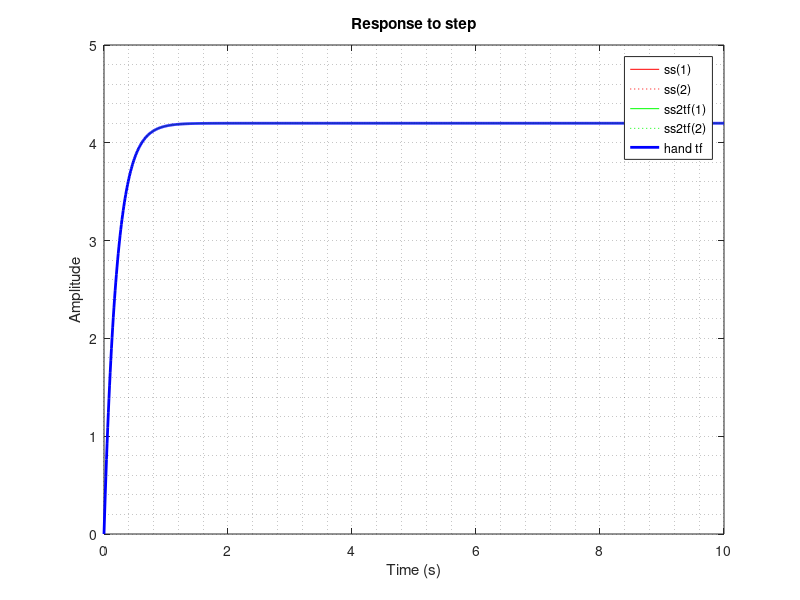

The MATLAB script that drew this image:
clc,clear
t = 0:0.01:10;
% system 1
A = [-5 0;
     0  -1];
B = [3;1];
C = [7 0];
D = 0;
sys_ss_1 = ss(A,B,C,D);
[NUM, DEN] = ss2tf(A,B,C,D);
sys_ss2tf_1 = tf(NUM, DEN);

% system 2
A = [-5 0;
     0  -1];
B = [3;0];
C = [7 3];
D = 0;
sys_ss_2 = ss(A,B,C,D);
[NUM, DEN] = ss2tf(A,B,C,D);
sys_ss2tf_2 = tf(NUM, DEN);

% hand tf
NUM = 21;
DEN = [1 5];
sys_tf = tf(NUM, DEN);

[y1,t] = step(sys_ss_1,t);
[y2,t] = step(sys_ss_2,t);
[y3,t] = step(sys_ss2tf_1,t);
[y4,t] = step(sys_ss2tf_2,t);
[y5,t] = step(sys_tf,t);
plot(t,y1,'r',t,y2,'r:',t,y3,'g',t,y4,'g:',t,y5,'b','linewidth',2)
grid minor
title('Response to step')
xlabel('Time (s)')
ylabel('Amplitude')
legend('ss(1)', 'ss(2)','ss2tf(1)','ss2tf(2)','hand tf','location','best')